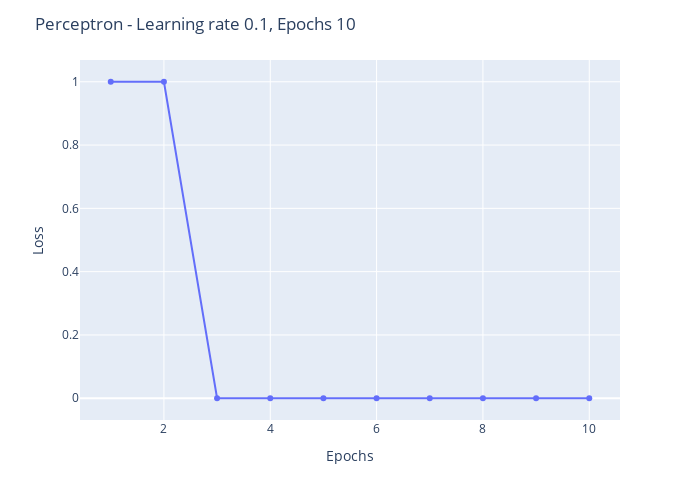
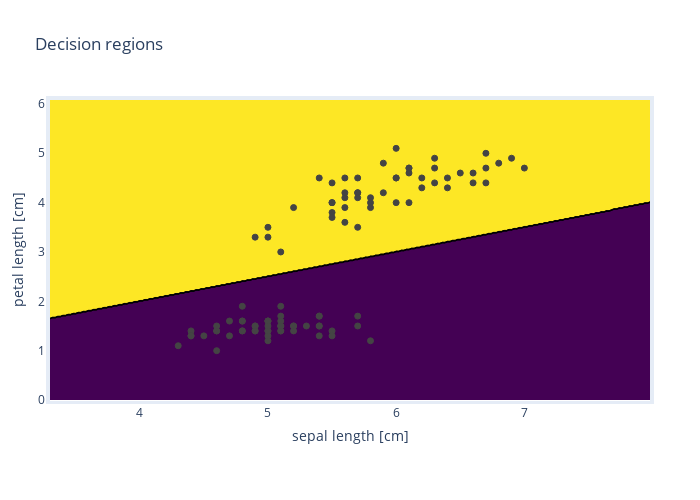

Notebook cell for these charts, in order:
### Markdown cell above
### テスト

### Code cell
ppn: Perceptron[Literal[100], Literal[2]] = Perceptron(learning_rate=0.1, n_epochs=10)
trained_ppn = ppn.fit(X, y)
plot_classifier_loss(trained_ppn)
plot_decision_regions(X, y, trained_ppn)

### Figure 1 — Plotly figure (JSON) as saved in the notebook; plotly's stock layout.template omitted (floating-point values rounded to 4 significant figures)
{"data": [{"hovertemplate": "Epochs=%{x}<br>Loss=%{y}<extra></extra>", "legendgroup": "", "line": {"color": "#636efa", "dash": "solid"}, "marker": {"symbol": "circle"}, "mode": "lines+markers", "name": "", "orientation": "v", "showlegend": false, "type": "scatter", "x": [1, 2, 3, 4, 5, 6, 7, 8, 9, 10], "xaxis": "x", "y": [1, 1, 0, 0, 0, 0, 0, 0, 0, 0], "yaxis": "y"}], "layout": {"height": 500, "legend": {"tracegroupgap": 0}, "margin": {"t": 60}, "title": {"text": "Perceptron - Learning rate 0.1, Epochs 10"}, "width": 700, "xaxis": {"anchor": "y", "domain": [0, 1], "title": {"text": "Epochs"}}, "yaxis": {"anchor": "x", "domain": [0, 1], "title": {"text": "Loss"}}}}

### Figure 2 — Plotly figure (JSON) as saved in the notebook; plotly's stock layout.template omitted (floating-point values rounded to 4 significant figures; data arrays with more than 128 entries replaced by an {"elided": "..."} marker saying what was removed)
{"data": [{"colorscale": [[0, "#440154"], [0.1111, "#482878"], [0.2222, "#3e4989"], [0.3333, "#31688e"], [0.4444, "#26828e"], [0.5556, "#1f9e89"], [0.6667, "#35b779"], [0.7778, "#6ece58"], [0.8889, "#b5de2b"], [1, "#fde725"]], "showscale": false, "type": "contour", "x": {"elided": "235 float values"}, "y": {"elided": "305 float values"}, "z": {"elided": "305x235 int values"}}, {"marker": {"color": [[0], [0], [0], [0], [0], [0], [0], [0], [0], [0], [0], [0], [0], [0], [0], [0], [0], [0], [0], [0], [0], [0], [0], [0], [0], [0], [0], [0], [0], [0], [0], [0], [0], [0], [0], [0], [0], [0], [0], [0], [0], [0], [0], [0], [0], [0], [0], [0], [0], [0], [1], [1], [1], [1], [1], [1], [1], [1], [1], [1], [1], [1], [1], [1], [1], [1], [1], [1], [1], [1], [1], [1], [1], [1], [1], [1], [1], [1], [1], [1], [1], [1], [1], [1], [1], [1], [1], [1], [1], [1], [1], [1], [1], [1], [1], [1], [1], [1], [1], [1]], "colorscale": [[0, "#440154"], [0.1111, "#482878"], [0.2222, "#3e4989"], [0.3333, "#31688e"], [0.4444, "#26828e"], [0.5556, "#1f9e89"], [0.6667, "#35b779"], [0.7778, "#6ece58"], [0.8889, "#b5de2b"], [1, "#fde725"]], "line": {"width": 1}}, "mode": "markers", "showlegend": false, "type": "scatter", "x": [5.1, 4.9, 4.7, 4.6, 5, 5.4, 4.6, 5, 4.4, 4.9, 5.4, 4.8, 4.8, 4.3, 5.8, 5.7, 5.4, 5.1, 5.7, 5.1, 5.4, 5.1, 4.6, 5.1, 4.8, 5, 5, 5.2, 5.2, 4.7, 4.8, 5.4, 5.2, 5.5, 4.9, 5, 5.5, 4.9, 4.4, 5.1, 5, 4.5, 4.4, 5, 5.1, 4.8, 5.1, 4.6, 5.3, 5, 7, 6.4, 6.9, 5.5, 6.5, 5.7, 6.3, 4.9, 6.6, 5.2, 5, 5.9, 6, 6.1, 5.6, 6.7, 5.6, 5.8, 6.2, 5.6, 5.9, 6.1, 6.3, 6.1, 6.4, 6.6, 6.8, 6.7, 6, 5.7, 5.5, 5.5, 5.8, 6, 5.4, 6, 6.7, 6.3, 5.6, 5.5, 5.5, 6.1, 5.8, 5, 5.6, 5.7, 5.7, 6.2, 5.1, 5.7], "y": [1.4, 1.4, 1.3, 1.5, 1.4, 1.7, 1.4, 1.5, 1.4, 1.5, 1.5, 1.6, 1.4, 1.1, 1.2, 1.5, 1.3, 1.4, 1.7, 1.5, 1.7, 1.5, 1, 1.7, 1.9, 1.6, 1.6, 1.5, 1.4, 1.6, 1.6, 1.5, 1.5, 1.4, 1.5, 1.2, 1.3, 1.4, 1.3, 1.5, 1.3, 1.3, 1.3, 1.6, 1.9, 1.4, 1.6, 1.4, 1.5, 1.4, 4.7, 4.5, 4.9, 4, 4.6, 4.5, 4.7, 3.3, 4.6, 3.9, 3.5, 4.2, 4, 4.7, 3.6, 4.4, 4.5, 4.1, 4.5, 3.9, 4.8, 4, 4.9, 4.7, 4.3, 4.4, 4.8, 5, 4.5, 3.5, 3.8, 3.7, 3.9, 5.1, 4.5, 4.5, 4.7, 4.4, 4.1, 4, 4.4, 4.6, 4, 3.3, 4.2, 4.2, 4.2, 4.3, 3, 4.1]}], "layout": {"height": 500, "legend": {"title": {"text": "Classes"}}, "margin": {"b": 100, "l": 50, "pad": 4, "r": 50, "t": 100}, "title": {"text": "Decision regions"}, "width": 700, "xaxis": {"title": {"text": "sepal length [cm]"}}, "yaxis": {"title": {"text": "petal length [cm]"}}}}
